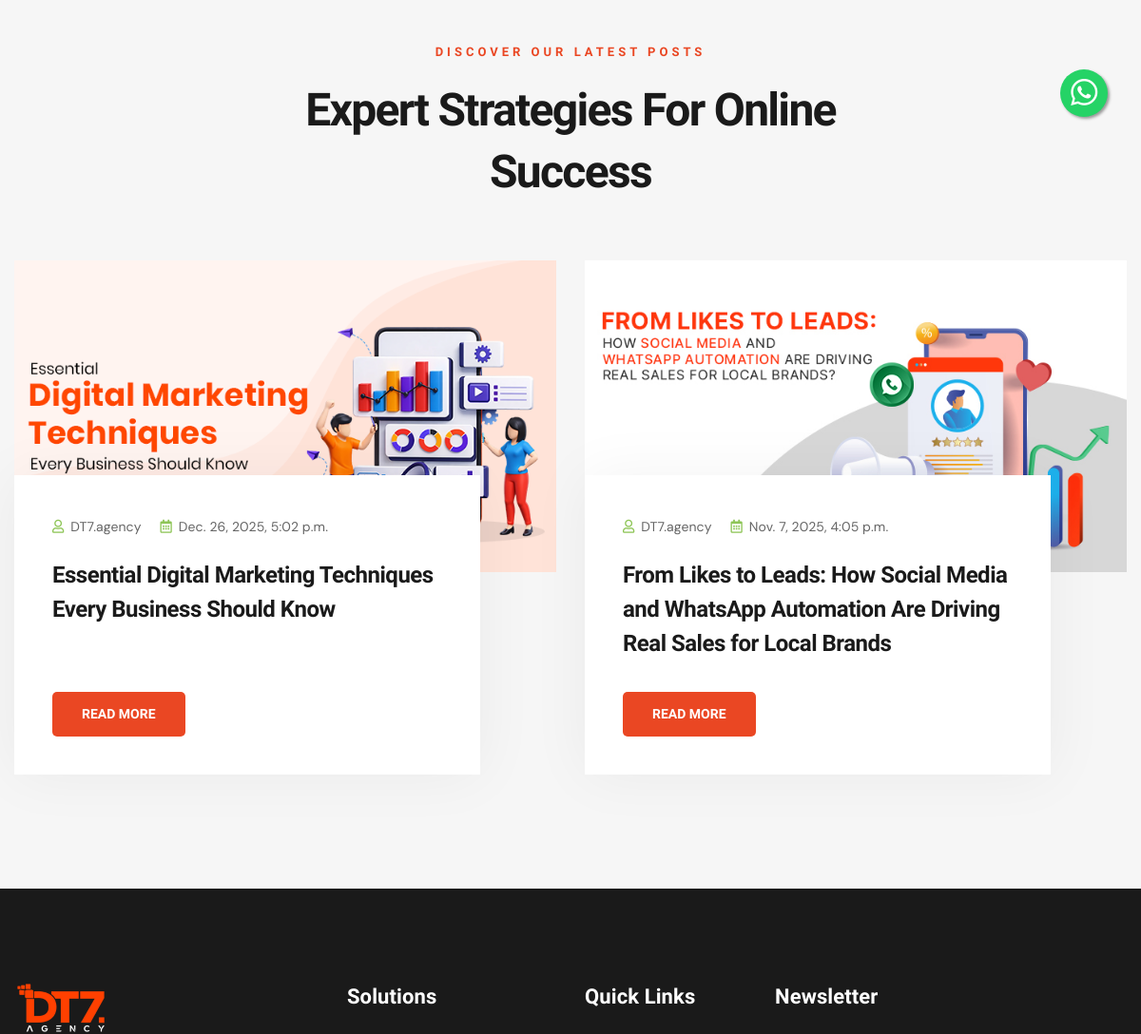
Before: / (middle part) with the older database file.
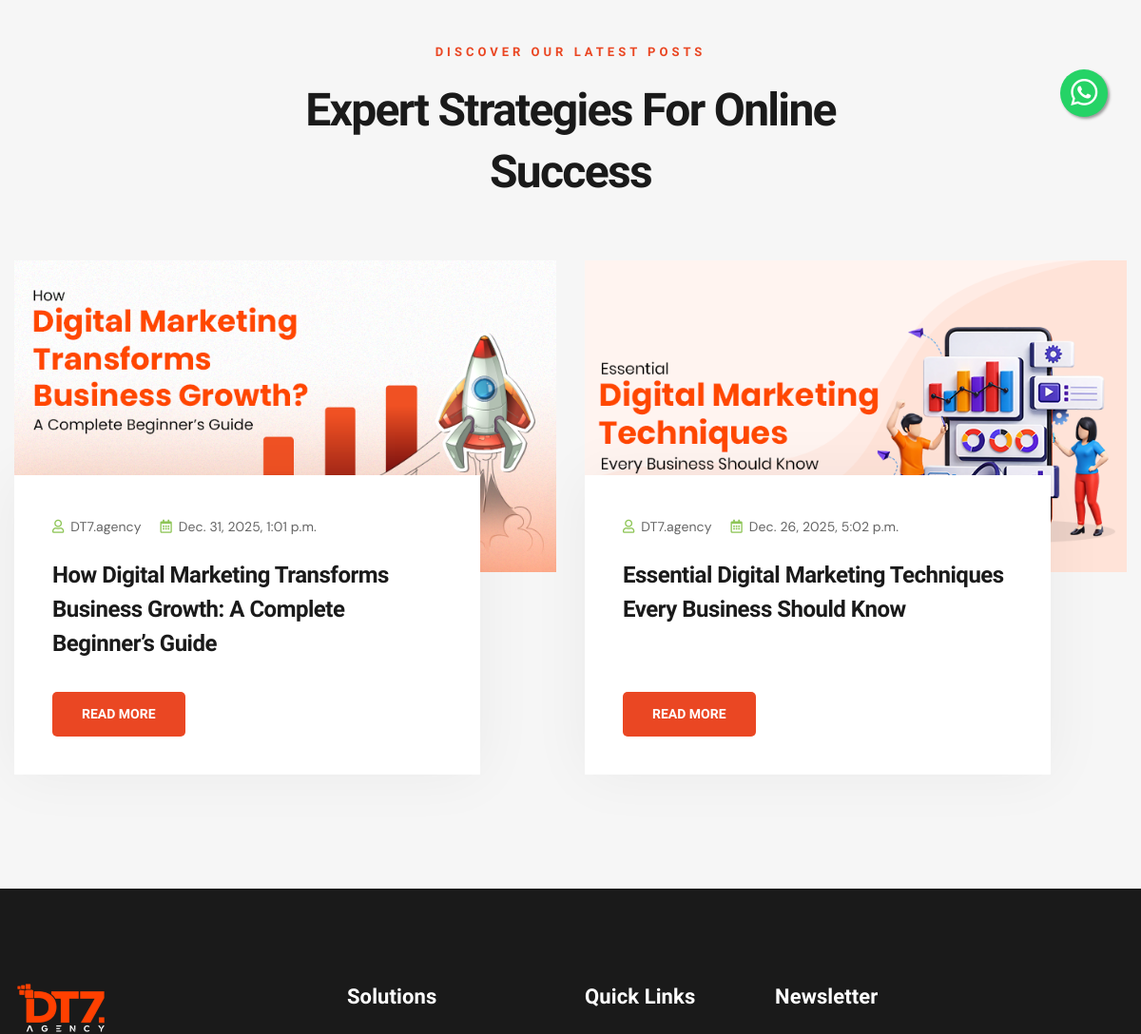
After: the same page with the newer database file.
### DT7App/models.py (models this page shows, shortened)
class BlogPost(models.Model):
    Id = models.AutoField(primary_key=True)
    Category = models.ForeignKey(Category,on_delete=models.CASCADE,related_name='categories')
    Title =  models.CharField(max_length=225,default="title")
    Image1 = models.ImageField(upload_to='uploads/')
    Body = RichTextField(blank=True,null=True)
    Sluglink = models.CharField(max_length=200 ,blank=True,null=True)
    Tags = models.CharField(max_length=100 )
    CreatedName =  models.CharField(max_length=100)
    Create_at = models.DateTimeField(default=datetime.now)
    status = models.IntegerField(choices=STATUS, default=0)
    MetaTitle = models.CharField(max_length=255, blank=True,default="", null=True)
    MetaDescription = models.CharField(max_length=255, blank=True,default="", null=True)
    MetaKeywords = models.CharField(max_length=255, blank=True,default="", null=True)
    class Meta:
        ordering = ['-Create_at']

### DT7App/views.py (the view)
# urls.py: path('', Home , name='home'),
@csrf_exempt
def Home(request):
        latest_blogs = BlogPost.objects.filter().order_by('-Id')[:2]
        return render(request, 'uifiles/home.html',{'navbar':'Home','latest_blogs':latest_blogs})

### DT7App/context_processors.py (called while the page is built)
def get_client_ip(request):
    x_forwarded_for = request.META.get('HTTP_X_FORWARDED_FOR')
    if x_forwarded_for:
        ip = x_forwarded_for.split(',')[0]
    else:
        ip = request.META.get('REMOTE_ADDR')
    return ip

def get_geolocation(ip):
    url = f'http://ip-api.com/json/{ip}'
    response = requests.get(url)
    if response.status_code == 200:
        data = response.json()
        city = data.get('city')  # Use .get() to handle missing keys
        if city:
            return city
        else:
            return "City not found"  # Default message if 'city' is missing
    else:
        return f"Error: {response.status_code}"

def location_data(request):
    user_ip = get_client_ip(request)
    location_data = get_geolocation(user_ip)
    city = 'guntur'
    if location_data:
        city = location_data
    return {
        'city': city
    }

### templates/uifiles/home.html (shortened to what this page needs)
{% extends 'uifiles/base.html' %}
{% load static %}
{% block content %}
        <section class="blog-one pt-5">
            <div class="container">
                <div class="blog-one__sec-title sec-title wow animated fadeIn" data-wow-delay="0.1s" data-wow-duration="1500ms">
                    <p class="sec-title__top">Discover Our Latest Posts</p>
                    <h2 class="blog-one__heading sec-title__heading">Expert Strategies for Online Success</h2>
                </div>
                <div class="row">
                    {% for blogitem in latest_blogs %}
                    <div class="col-xl-6 col-md-6 wow animated fadeInUp" data-wow-delay="0.1s" data-wow-duration="1500ms">
                        <div class="blog-page__blog">
                            <div class="blog-page__blog-img-box">
                                <img src="/media/{{blogitem.Image1}}" alt="{{ blogitem.Title }} - DT7.Agency Blog" title="{{ blogitem.Title }} | Expert Insights" class="blog-page__blog-img">
                            </div>
                            <div class="blog-page__blog-content">
                                <ul class="blog-page__blog-info">
                                    <li><i class="far fa-user"></i><span>{{ blogitem.CreatedName }}</span></li>
                                    <li><i class="far fa-calendar-alt"></i><span>{{ blogitem.Create_at }}</span></li>
                                </ul>
                                <a href="/blog/{{ blogitem.Sluglink }}" class="blog-page__blog-title mb-3" title="Read {{ blogitem.Title }} - DT7.Agency Blog">{{ blogitem.Title }}</a>
                                <a href="/blog/{{ blogitem.Sluglink }}" class="blog-page__blog-btn digihub-btn digihub-btn--secondary" title="Read More: {{ blogitem.Title }}">READ MORE </a>
                            </div>
                        </div>
                    </div>
                    {% endfor %}
                </div>
            </div>
        </section>
{% endblock %}

### templates/uifiles/base.html (shortened to what this page needs)
{% load static %}
<!DOCTYPE html>
<html lang="en">
<head>
    <link rel="stylesheet" href="{% static 'assets/vendors/bootstrap/css/bootstrap.min.css' %}">
    <link rel="preload" href="{% static 'assets/vendors/bootstrap-select/bootstrap-select.min.css' %}" as="style" onload="this.rel='stylesheet'">
    <link rel="preload" href="{% static 'assets/vendors/animate/animate.min.css' %}" as="style" onload="this.rel='stylesheet'">
    <link rel="preload" href="{% static 'assets/vendors/fontawesome/css/all.min.css' %}" as="style" onload="this.rel='stylesheet'">
    <link rel="preload" href="{% static 'assets/vendors/digihub-icons/style.css' %}" as="style" onload="this.rel='stylesheet'">
    <link rel="preload" href="{% static 'assets/vendors/jarallax/jarallax.css' %}" as="style" onload="this.rel='stylesheet'">
    <link rel="preload" href="{% static 'assets/vendors/jquery-magnific-popup/jquery.magnific-popup.css' %}" as="style" onload="this.rel='stylesheet'">
    <link rel="preload" href="{% static 'assets/vendors/nouislider/nouislider.min.css' %}" as="style" onload="this.rel='stylesheet'">
    <link rel="preload" href="{% static 'assets/vendors/nouislider/nouislider.pips.css' %}" as="style" onload="this.rel='stylesheet'">
    <link rel="preload" href="{% static 'assets/vendors/tiny-slider/tiny-slider.css' %}" as="style" onload="this.rel='stylesheet'">
    <link rel="preload" href="{% static 'assets/vendors/owl-carousel/css/owl.carousel.min.css' %}" as="style" onload="this.rel='stylesheet'">
    <link rel="preload" href="{% static 'assets/vendors/owl-carousel/css/owl.theme.default.min.css' %}" as="style" onload="this.rel='stylesheet'">
    <link rel="preload" href="{% static 'assets/css/digihub.css' %}" as="style" onload="this.rel='stylesheet'">
    <link rel="preload" href="{% static 'assets/css/custom.css' %}" as="style" onload="this.rel='stylesheet'">
</head>
<body class="custom-cursor">
    <div class="page-wrapper">
        {% block content %}
        {% endblock %}
        <footer class="footer-one">
            <div class="container">
                <div class="row">
                    <div class="col-xl-3 col-md-5 wow animated fadeInUp" data-wow-delay="0.1s" data-wow-duration="1500ms">
                        <div class="footer-one__about-box">
                            <div class="footer-one__logo-box">
                                <a href="/" title="DT7Agency - Digital Marketing & Web Development">
                                    <img loading="lazy" src="{% static 'assets/images/logowhite.png' %}" alt="DT7Agency Logo - Digital Marketing, Web Design & SEO Services" title="DT7Agency | Leading Digital Marketing & Web Development Agency" class="footer-one__logo">
                                </a>
                            </div>
                        </div>
                    </div>
                    <div class="col-xl-3 col-md-3 col-sm-6 wow animated fadeInUp" data-wow-delay="0.3s" data-wow-duration="1500ms">
                        <div class="footer-one__link-box footer-one__link-box-one">
                            <h3 class="footer-one__title">Solutions</h3>
                        </div>
                    </div>
                    <div class="col-xl-2 col-md-4 col-sm-6 wow animated fadeInUp" data-wow-delay="0.5s" data-wow-duration="1500ms">
                        <div class="footer-one__link-box footer-one__link-box-two">
                            <h3 class="footer-one__title">Quick Links</h3>
                        </div>
                    </div>
                    <div class="col-xl-4 col-md-6 wow animated fadeInUp" data-wow-delay="0.7s" data-wow-duration="1500ms">
                        <div class="footer-one__newsletter-box">
                            <h3 class="footer-one__title">Newsletter</h3>
                        </div>
                    </div>
                </div>
            </div>
            <div class="whatsapp-icon">
                <a href="https://api.whatsapp.com/send?phone=918885782778&amp;text=Hi!%20I%20need%20Assistance" class="float" target="_blank" title="Chat with us on WhatsApp" aria-label="Chat with DT7.Agency on WhatsApp">
                    <i class="fab fa-whatsapp my-float" aria-hidden="true"></i>
                </a>
            </div>
        </footer>
    </div>
    <link href="https://cdn.jsdelivr.net/npm/@n8n/chat/dist/style.css" rel="stylesheet" />
</body>
</html>

### static/assets/css/custom.css (style rules this page uses)
.whatsapp-icon a { position: fixed !important; width: 50px !important; height: 50px !important; bottom: 17% !important; right: 2.9% !important; background-color: #25d366 !important; color: #FFF !important; border-radius: 50px !important; text-align: center !important; font-size: 32px !important; box-shadow: 2px 2px 3px #999 !important; z-index: 10001 !important; }
.my-float { margin-top: 8px; }
.blog-one .blog-page__blog-title { min-height: 125px; }
.digihub-btn--secondary { background-color: var(--digihub-base, #EA4723) !important; border-radius: 5px; }
.digihub-btn { padding: 13px 31px !important; }

Changed rows visible on the page:
no longer on this page (row unchanged): BlogPost: Image1 (picture), CreatedName "DT7.agency", Create_at "Nov. 7, 2025, 4:05 p.m.", Title "From Likes to Leads: How Social Media and WhatsApp Automation Are Driving Real Sales for Local Brands"
added BlogPost: Image1 (picture), CreatedName "DT7.agency", Create_at "Dec. 31, 2025, 1:01 p.m.", Title "How Digital Marketing Transforms Business Growth: A Complete Beginner’s Guide"
